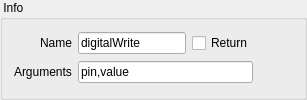
        <widget class="QGroupBox" name="groupbox_fc_info">
         <property name="title">
          <string> Info </string>
         </property>
         <layout class="QHBoxLayout" name="horizontalLayout_2">
          <item>
           <layout class="QGridLayout" name="gridLayout_3">
            <item row="0" column="0">
             <widget class="QLabel" name="label">
              <property name="layoutDirection">
               <enum>Qt::RightToLeft</enum>
              </property>
              <property name="text">
               <string>Name</string>
              </property>
              <property name="alignment">
               <set>Qt::AlignRight|Qt::AlignTrailing|Qt::AlignVCenter</set>
              </property>
             </widget>
            </item>
            <item row="0" column="1">
             <widget class="QLineEdit" name="edit_fc_name">
              <property name="text">
               <string>digitalWrite</string>
              </property>
             </widget>
            </item>
            <item row="0" column="2">
             <widget class="QCheckBox" name="checkbox_fc_return">
              <property name="text">
               <string>Return</string>
              </property>
             </widget>
            </item>
            <item row="1" column="0">
             <widget class="QLabel" name="label_2">
              <property name="text">
               <string>Arguments</string>
              </property>
             </widget>
            </item>
            <item row="1" column="1" colspan="2">
             <widget class="QLineEdit" name="edit_fc_args">
              <property name="text">
               <string>pin,value</string>
              </property>
             </widget>
            </item>
           </layout>
          </item>
          <item>
           <spacer name="horizontalSpacer_12">
            <property name="orientation">
             <enum>Qt::Horizontal</enum>
            </property>
            <property name="sizeHint" stdset="0">
             <size>
              <width>40</width>
              <height>20</height>
             </size>
            </property>
           </spacer>
          </item>
         </layout>
        </widget>
